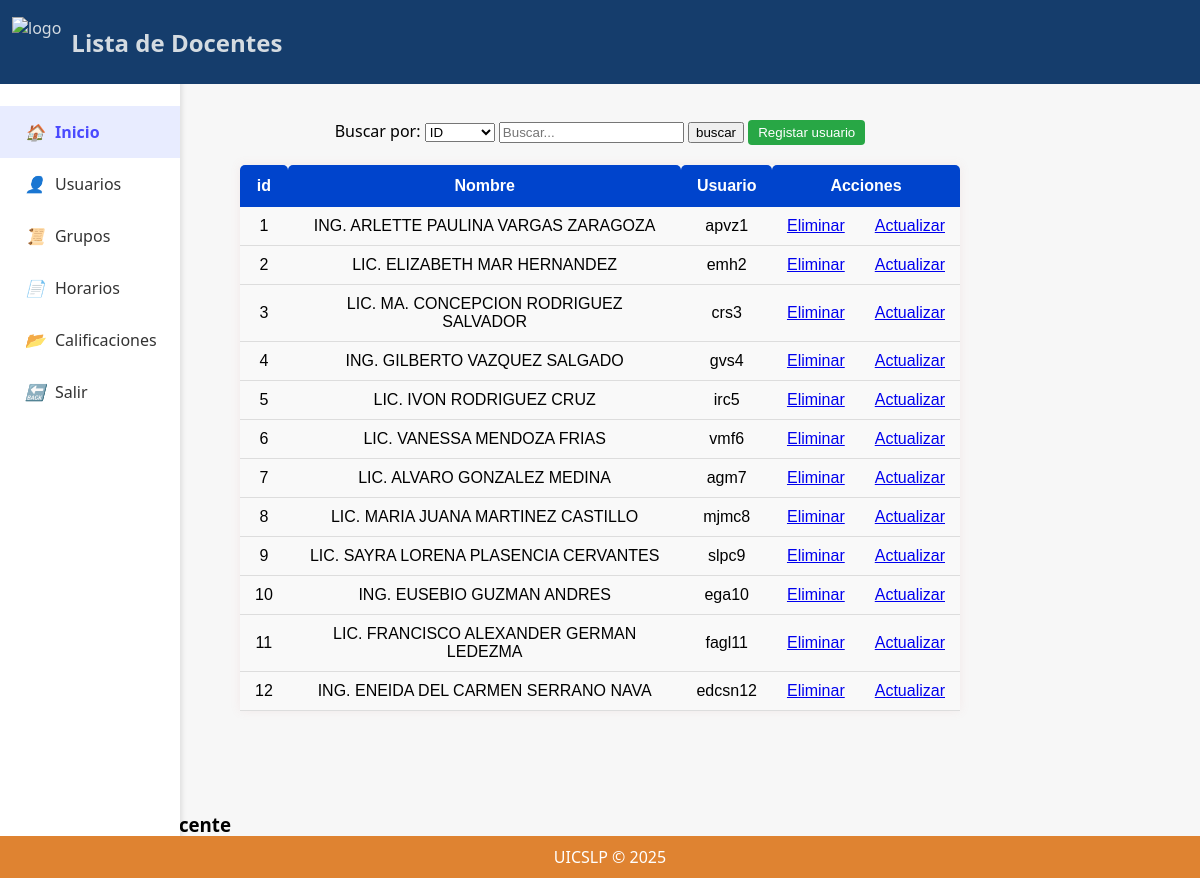
Page /adm_docentes.php on the committed database.
### tables this page shows
CREATE TABLE IF NOT EXISTS `maestros` (
  `id_maestro` int NOT NULL AUTO_INCREMENT,
  `nombre_completo` varchar(100) NOT NULL,
  `usuario` varchar(20) NOT NULL,
  `contrasena` varchar(255) NOT NULL,
  PRIMARY KEY (`id_maestro`),
  UNIQUE KEY `usuario` (`usuario`)
);

### adm_docentes.php (the view, shortened to what this page needs)
<?php
include('conexion.php');
$sql="SELECT id_maestro,nombre_completo, usuario FROM maestros";
$result=$conn->query($sql);
?>
<!DOCTYPE html>
<html lang="en">
<head>
    <link rel="stylesheet" href="tabla.css">
    <link rel="stylesheet" href="menu_adm.css">
</head>
<body>
<header>
<section class="logo">
      <img src="./imgPH/logoazul.jpg" alt="logo" class="img-logo">
<h2>Lista de Docentes</h2>
    </section>
</header>
<aside class="sidebar">
    <ul class="menu">
        <li class="active" onclick="window.location.href='inicio_adm.php'"><i>🏠</i>Inicio</li>
        <li class="submenu">
            <i>👤</i>Usuarios
        </li>
        <li onclick="window.location.href='adm_grupos.php'"><i>📜</i>Grupos</li>
        <li class="submenu">
            <i>📄</i>Horarios
        </li>
        <li onclick="window.location.href='SC/panel_admin.php'"><i>📂</i>Calificaciones</li>
        <li onclick="window.location.href='index.php'"><i>🔙</i>Salir</li>
    </ul>
</aside>
<main>
<section class="secregistroG">
<form action="buscar_docente.php" method="post">
<label for="filtro">Buscar por:</label>
<select name="filtro" id="">
    <option value="id_maestro">ID</option>
</select>
<input type="text" name="buscar" placeholder="Buscar..." required>
<input type="submit" value="buscar">
<button type="submit" onclick="window.location.href='registro_docente.php'">Registar usuario</button>
</form>
</section>
<section>
<table>
<tr>
                <th>id</th>
                <th>Nombre</th>
                <th>Usuario</th>
                <th colspan="2">Acciones</th>
</tr>
<?php
    if ($result->num_rows>0) {
    while($row=$result->fetch_assoc()){
        echo"<tr>
        <td>".$row['id_maestro']."</td>
        <td>".$row['nombre_completo']."</td>
        <td>".$row['usuario']."</td>
        <td><a href='eliminar.php?id=".$row['id_maestro']."'>Eliminar</a></td>
        <td><a href='#' onclick='editarAlumno(".$row['id_maestro'].", \"".addslashes($row['nombre_completo'])."\",
         \"".addslashes($row['usuario']).")'>Actualizar</a>
        </td>
        </tr>";
        }
    }
?>
</table>
</section>
</main>
<footer>UICSLP © 2025 </footer>
<div id="modal-registro" class="modal">
  <div class="modal-contenido">
    <span class="cerrar" onclick="cerrarModal()">&times;</span>
    <h3>Registrar nuevo Docente</h3>
    <form action="guardar_alumno.php" method="post">
      <label>Nombre completo:</label>
      <label>Usuario:</label>
      <label>Contraseña:</label>
    </form>
  </div>
</div>
</body>
</html>

### tabla.css (style rules this page uses)
table { width: 60%; margin: 20px auto; border-collapse: collapse; font-family: Arial, sans-serif; box-shadow: 0 0 10px rgba(208, 122, 122, 0.1); }
th { background-color: #0044cc; color: white; padding: 12px 15px; text-align: center; border-radius: 5px 5px 0 0; }
td { padding: 10px 15px; text-align: center; background-color: #f9f9f9; border-bottom: 1px solid #ddd; }
button { padding: 5px 10px; background-color: #28a745; color: white; border: none; border-radius: 4px; cursor: pointer; }
main { padding-top: 50px; padding-bottom: 40px; }

### menu_adm.css (style rules this page uses)
body { margin: 0; font-family: 'Segoe UI', sans-serif; background-color: #f7f7f7; min-height: 100vh; padding-top: 70px; }
.sidebar { height: 100vh; width: 180px; background-color: #ffffff; box-shadow: 2px 0 5px rgba(0, 0, 0, 0.1); padding-top: 20px; position: fixed; }
.menu { list-style-type: none; padding: 0; }
.menu li { padding: 15px 25px; cursor: pointer; display: flex; align-items: center; color: #333; position: relative; }
.menu li i { margin-right: 10px; }
.menu li.active { background-color: #e8ecff; font-weight: bold; color: #4a4aff; }
.submenu { position: relative; }
header { position: fixed; top: 0; left: 0; width: 100%; height: 60px; display: flex; justify-content: space-between; align-items: center; padding: 12px; background-color: rgb(21, 61, 108); color: rgb(212, 219, 225); z-index: 1000; }
header h2 { align-items: center; justify-content: center; }
.logo { display: flex; }
.logo img { height: 50px; margin: auto; padding-right: 10px; }
.secregistroG { text-align: center; }
footer { position: fixed; bottom: 0; left: 0; width: 100%; background-color: rgb(223, 131, 49); color: rgb(255, 255, 255); padding: 10px; font-family: 'Segoe UI', Tahoma, Geneva, Verdana, sans-serif; text-align: center; }

### rows in the picture
maestros: id_maestro "1", nombre_completo "ING. ARLETTE PAULINA VARGAS ZARAGOZA", usuario "apvz1"
maestros: id_maestro "2", nombre_completo "LIC. ELIZABETH MAR HERNANDEZ", usuario "emh2"
maestros: id_maestro "3", nombre_completo "LIC. MA. CONCEPCION RODRIGUEZ SALVADOR", usuario "crs3"
maestros: id_maestro "4", nombre_completo "ING. GILBERTO VAZQUEZ SALGADO", usuario "gvs4"
maestros: id_maestro "5", nombre_completo "LIC. IVON RODRIGUEZ CRUZ", usuario "irc5"
maestros: id_maestro "6", nombre_completo "LIC. VANESSA MENDOZA FRIAS", usuario "vmf6"
maestros: id_maestro "7", nombre_completo "LIC. ALVARO GONZALEZ MEDINA", usuario "agm7"
maestros: id_maestro "8", nombre_completo "LIC. MARIA JUANA MARTINEZ CASTILLO", usuario "mjmc8"
maestros: id_maestro "9", nombre_completo "LIC. SAYRA LORENA PLASENCIA CERVANTES", usuario "slpc9"
maestros: id_maestro "10", nombre_completo "ING. EUSEBIO GUZMAN ANDRES", usuario "ega10"
maestros: id_maestro "11", nombre_completo "LIC. FRANCISCO ALEXANDER GERMAN LEDEZMA", usuario "fagl11"
maestros: id_maestro "12", nombre_completo "ING. ENEIDA DEL CARMEN SERRANO NAVA", usuario "edcsn12"
